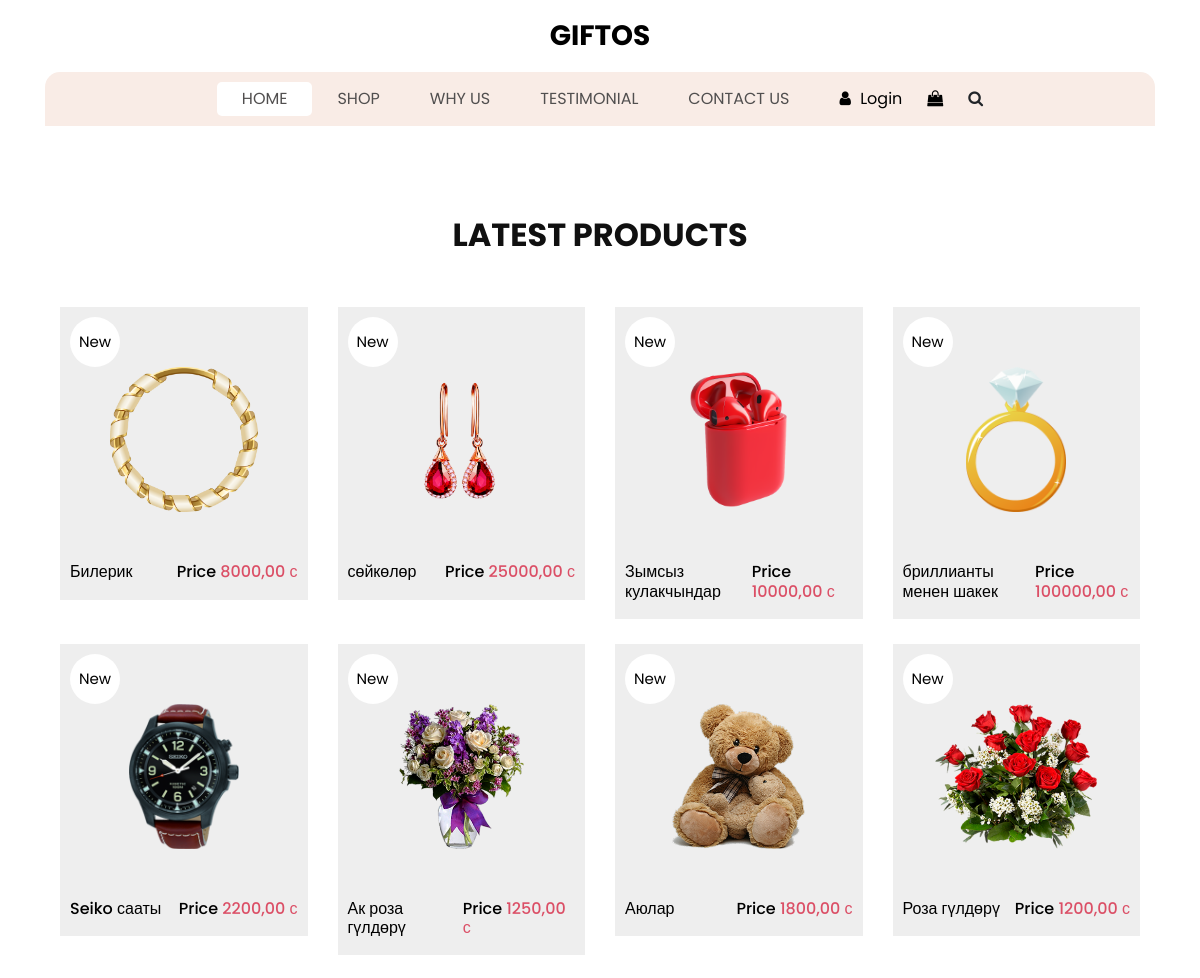
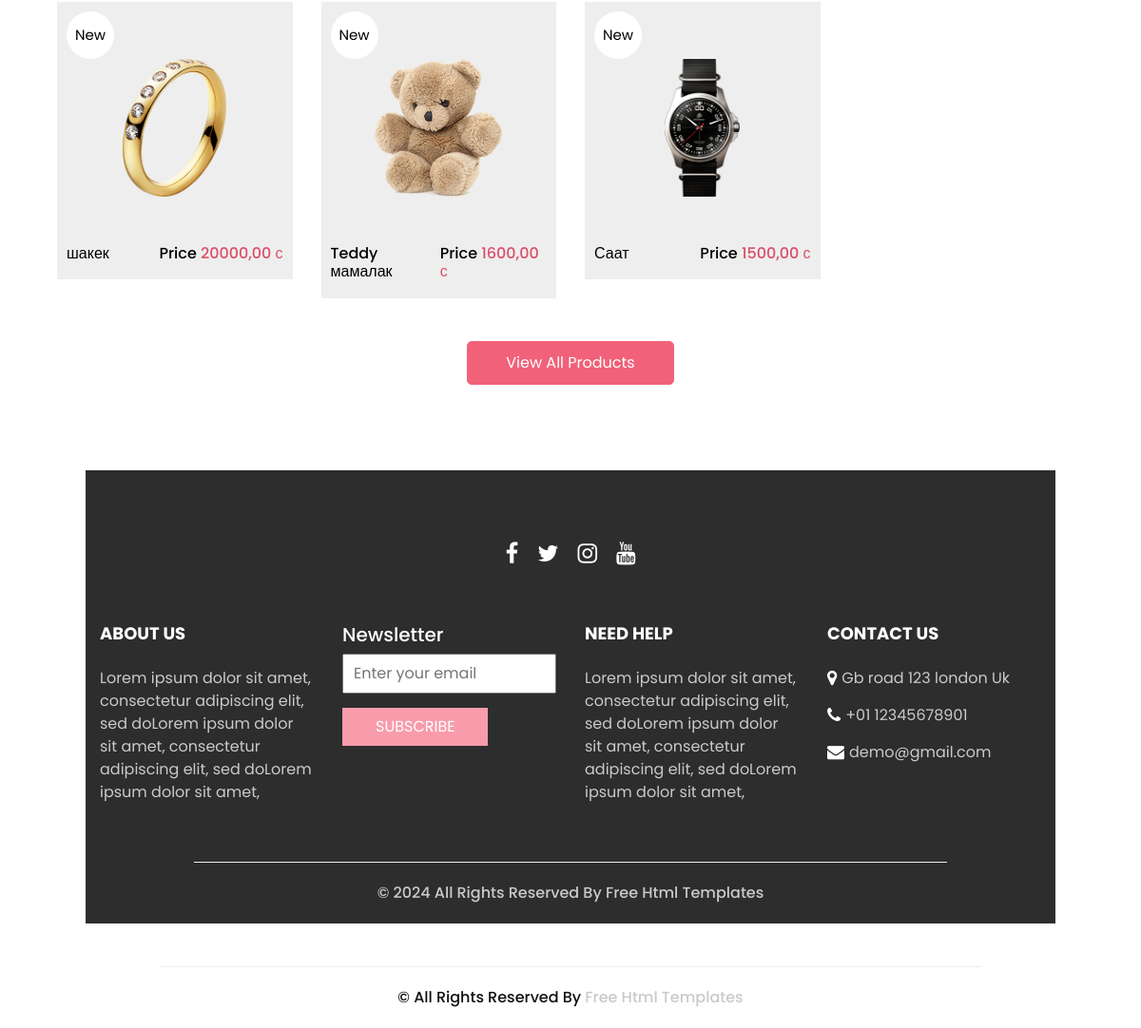
The app's page /shop/ with its own data (2 pictures, top to bottom).
### shop/models.py (models this page shows, shortened)
class Product(models.Model):
    title = models.CharField(max_length=125)
    price = models.DecimalField(decimal_places=2, max_digits=10)
    image = models.ImageField(upload_to='images/')
    created_at = models.DateTimeField(auto_now_add=True)
    class Meta:
        verbose_name = 'Товар'
        verbose_name_plural = 'Товары'
        ordering = ['-created_at']

### shop/views.py (the view)
# urls.py: path('', include('shop.urls')),
def shop(request):
    products = Product.objects.all()
    return render(request, 'shop.html', {'products': products})

### shop/templates/shop.html (shortened to what this page needs)
{% extends 'base.html'%}
{% block content %}
  <section class="shop_section layout_padding">
    <div class="container">
      <div class="heading_container heading_center">
        <h2>
          Latest Products
        </h2>
      </div>
      <div class="row">
        {% for i in products %}
        <div class="col-sm-6 col-md-4 col-lg-3">
          <div class="box">
            <a href="">
              <div class="img-box">
                <img src="{{ i.image.url }}" alt="">
              </div>
              <div class="detail-box">
                <h6>
                  {{ i.title}}
                </h6>
                <h6>
                  Price
                  <span>
                    {{ i.price }} с
                  </span>
                </h6>
              </div>
              <div class="new">
                <span>
                  New
                </span>
              </div>
            </a>
          </div>
        </div>
         {% endfor %}
      </div>
      <div class="btn-box">
        <a href="">
          View All Products
        </a>
      </div>
    </div>
  </section>
  <section class="info_section  layout_padding2-top">
    <div class="social_container">
      <div class="social_box">
        <a href="">
          <i class="fa fa-facebook" aria-hidden="true"></i>
        </a>
        <a href="">
          <i class="fa fa-twitter" aria-hidden="true"></i>
        </a>
        <a href="">
          <i class="fa fa-instagram" aria-hidden="true"></i>
        </a>
        <a href="">
          <i class="fa fa-youtube" aria-hidden="true"></i>
        </a>
      </div>
    </div>
    <div class="info_container ">
      <div class="container">
        <div class="row">
          <div class="col-md-6 col-lg-3">
            <h6>
              ABOUT US
            </h6>
            <p>
              Lorem ipsum dolor sit amet, consectetur adipiscing elit, sed doLorem ipsum dolor sit amet, consectetur adipiscing elit, sed doLorem ipsum dolor sit amet,
            </p>
          </div>
          <div class="col-md-6 col-lg-3">
            <div class="info_form ">
              <h5>
                Newsletter
              </h5>
              <form action="#">
                <input type="email" placeholder="Enter your email">
                <button>
                  Subscribe
                </button>
              </form>
            </div>
          </div>
          <div class="col-md-6 col-lg-3">
            <h6>
              NEED HELP
            </h6>
            <p>
              Lorem ipsum dolor sit amet, consectetur adipiscing elit, sed doLorem ipsum dolor sit amet, consectetur adipiscing elit, sed doLorem ipsum dolor sit amet,
            </p>
          </div>
          <div class="col-md-6 col-lg-3">
            <h6>
              CONTACT US
            </h6>
            <div class="info_link-box">
              <a href="">
                <i class="fa fa-map-marker" aria-hidden="true"></i>
                <span> Gb road 123 london Uk </span>
              </a>
              <a href="">
                <i class="fa fa-phone" aria-hidden="true"></i>
                <span>+01 12345678901</span>
              </a>
              <a href="">
                <i class="fa fa-envelope" aria-hidden="true"></i>
                <span> demo@gmail.com</span>
              </a>
            </div>
          </div>
        </div>
      </div>
    </div>
    <footer class=" footer_section">
      <div class="container">
        <p>
          &copy; <span id="displayYear"></span> All Rights Reserved By
          <a href="https://html.design/">Free Html Templates</a>
        </p>
      </div>
    </footer>
  </section>
</body>
</html>
{% endblock %}

### shop/templates/base.html (shortened to what this page needs)
<!DOCTYPE html>
{% load static %}
<html>
<head>
  <link rel="stylesheet" type="text/css" href="https://cdnjs.cloudflare.com/ajax/libs/OwlCarousel2/2.3.4/assets/owl.carousel.min.css" />
  <link rel="stylesheet" type="text/css" href="{% static 'css/bootstrap.css' %}" />
  <link href="{% static 'css/style.css' %}" rel="stylesheet" />
  <link href="{% static 'css/responsive.css' %}" rel="stylesheet" />
</head>
<body>
  <section class="hero_area">
    <header class="header_section">
      <nav class="navbar navbar-expand-lg custom_nav-container ">
        <a class="navbar-brand" href="/">
          <span>
            Giftos
          </span>
        </a>
        <div class="collapse navbar-collapse" id="navbarSupportedContent">
          <ul class="navbar-nav  ">
            <li class="nav-item active">
              <a class="nav-link" href="/">Home <span class="sr-only">(current)</span></a>
            </li>
            <li class="nav-item">
              <a class="nav-link" href="/shop/">
                Shop
              </a>
            </li>
            <li class="nav-item">
              <a class="nav-link" href="/why/">
                Why Us
              </a>
            </li>
            <li class="nav-item">
              <a class="nav-link" href="/testimonial/">
                Testimonial
              </a>
            </li>
            <li class="nav-item">
              <a class="nav-link" href="/contact/">Contact Us</a>
            </li>
          </ul>
          <div class="user_option">
            <a href="">
              <i class="fa fa-user" aria-hidden="true"></i>
              <span>
                Login
              </span>
            </a>
            <a href="">
              <i class="fa fa-shopping-bag" aria-hidden="true"></i>
            </a>
            <form class="form-inline ">
              <button class="btn nav_search-btn" type="submit">
                <i class="fa fa-search" aria-hidden="true"></i>
              </button>
            </form>
          </div>
        </div>
      </nav>
    </header>
    {% block content %}{% endblock %}
    <footer class=" footer_section">
      <div class="container">
        <p>
          &copy;  All Rights Reserved By
          <a href="https://html.design/">Free Html Templates</a>
        </p>
      </div>
    </footer>
</body>
</html>

### static/css/responsive.css (style rules this page uses)
@media (min-width: 1200px) { .container { max-width: 1170px; } }

### records on screen
Product: image (picture), title "Билерик", price "8000,00"
Product: image (picture), title "сөйкөлөр", price "25000,00"
Product: image (picture), title "Зымсыз кулакчындар", price "10000,00"
Product: image (picture), title "бриллианты менен шакек", price "100000,00"
Product: image (picture), title "Seiko сааты", price "2200,00"
Product: image (picture), title "Ак роза гүлдөрү", price "1250,00"
Product: image (picture), title "Аюлар", price "1800,00"
Product: image (picture), title "Роза гүлдөрү", price "1200,00"
Product: image (picture), title "шакек", price "20000,00"
Product: image (picture), title "Teddy мамалак", price "1600,00"
Product: image (picture), title "Саат", price "1500,00"
